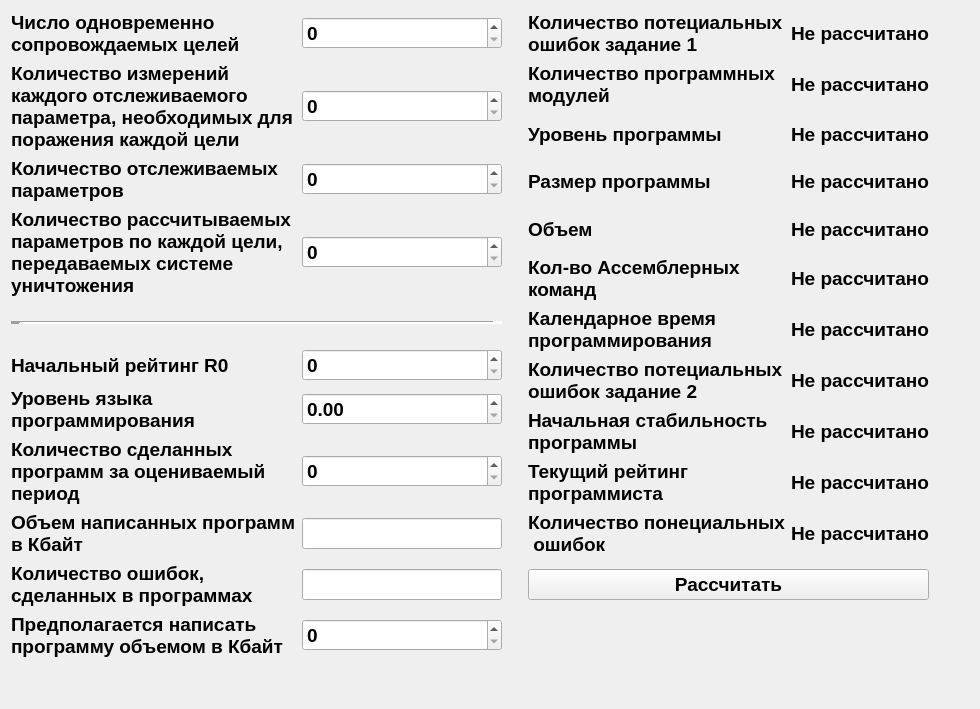
      <widget class="QWidget" name="tab_3">
       <attribute name="title">
        <string>Лаборатораная работа 3</string>
       </attribute>
       <layout class="QGridLayout" name="gridLayout_5">
        <item row="0" column="0">
         <layout class="QGridLayout" name="gridLayout_4">
          <item row="0" column="1">
           <widget class="QSpinBox" name="spinBox_goals">
            <property name="font">
             <font>
              <pointsize>14</pointsize>
              <weight>75</weight>
              <bold>true</bold>
             </font>
            </property>
           </widget>
          </item>
          <item row="6" column="0">
           <widget class="QLabel" name="label_26">
            <property name="font">
             <font>
              <pointsize>14</pointsize>
              <weight>75</weight>
              <bold>true</bold>
             </font>
            </property>
            <property name="text">
             <string>Уровень языка
программирования </string>
            </property>
            <property name="margin">
             <number>10</number>
            </property>
           </widget>
          </item>
          <item row="3" column="0">
           <widget class="QLabel" name="label_24">
            <property name="font">
             <font>
              <pointsize>14</pointsize>
              <weight>75</weight>
              <bold>true</bold>
             </font>
            </property>
            <property name="text">
             <string>Количество рассчитываемых
параметров по каждой цели,
передаваемых системе
уничтожения</string>
            </property>
            <property name="margin">
             <number>10</number>
            </property>
           </widget>
          </item>
          <item row="10" column="0">
           <widget class="QLabel" name="label_29">
            <property name="font">
             <font>
              <pointsize>14</pointsize>
              <weight>75</weight>
              <bold>true</bold>
             </font>
            </property>
            <property name="text">
             <string>Предполагается написать
программу объемом в Кбайт</string>
            </property>
            <property name="margin">
             <number>10</number>
            </property>
           </widget>
          </item>
          <item row="10" column="1">
           <widget class="QSpinBox" name="spinBox_necessaryVolume">
            <property name="font">
             <font>
              <pointsize>14</pointsize>
              <weight>75</weight>
              <bold>true</bold>
             </font>
            </property>
           </widget>
          </item>
          <item row="8" column="1">
           <widget class="QLineEdit" name="lineEdit_volumsOfWritenPr">
            <property name="sizePolicy">
             <sizepolicy hsizetype="Fixed" vsizetype="Fixed">
              <horstretch>0</horstretch>
              <verstretch>0</verstretch>
             </sizepolicy>
            </property>
            <property name="minimumSize">
             <size>
              <width>200</width>
              <height>0</height>
             </size>
            </property>
            <property name="font">
             <font>
              <pointsize>14</pointsize>
              <weight>75</weight>
              <bold>true</bold>
             </font>
            </property>
           </widget>
          </item>
          <item row="7" column="0">
           <widget class="QLabel" name="label_8">
            <property name="font">
             <font>
              <pointsize>14</pointsize>
              <weight>75</weight>
              <bold>true</bold>
             </font>
            </property>
            <property name="lineWidth">
             <number>1</number>
            </property>
            <property name="text">
             <string>Количество сделанных
программ за оцениваемый
период</string>
            </property>
            <property name="margin">
             <number>10</number>
            </property>
           </widget>
          </item>
          <item row="3" column="1">
           <widget class="QSpinBox" name="spinBox_outputParameters">
            <property name="font">
             <font>
              <pointsize>14</pointsize>
              <weight>75</weight>
              <bold>true</bold>
             </font>
            </property>
           </widget>
          </item>
          <item row="9" column="0">
           <widget class="QLabel" name="label_28">
            <property name="font">
             <font>
              <pointsize>14</pointsize>
              <weight>75</weight>
              <bold>true</bold>
             </font>
            </property>
            <property name="text">
             <string>Количество ошибок,
сделанных в программах</string>
            </property>
            <property name="margin">
             <number>10</number>
            </property>
           </widget>
          </item>
          <item row="8" column="0">
           <widget class="QLabel" name="label_27">
            <property name="font">
             <font>
              <pointsize>14</pointsize>
              <weight>75</weight>
              <bold>true</bold>
             </font>
            </property>
            <property name="text">
             <string>Объем написанных программ
в Кбайт</string>
            </property>
            <property name="margin">
             <number>10</number>
            </property>
           </widget>
          </item>
          <item row="5" column="1">
           <widget class="QSpinBox" name="spinBox_initialRating">
            <property name="font">
             <font>
              <pointsize>14</pointsize>
              <weight>75</weight>
              <bold>true</bold>
             </font>
            </property>
           </widget>
          </item>
          <item row="11" column="0">
           <spacer name="verticalSpacer_2">
            <property name="orientation">
             <enum>Qt::Vertical</enum>
            </property>
            <property name="sizeHint" stdset="0">
             <size>
              <width>20</width>
              <height>40</height>
             </size>
            </property>
           </spacer>
          </item>
          <item row="0" column="0">
           <widget class="QLabel" name="label_21">
            <property name="font">
             <font>
              <pointsize>14</pointsize>
              <weight>75</weight>
              <bold>true</bold>
             </font>
            </property>
            <property name="text">
             <string>Число одновременно
сопровождаемых целей</string>
            </property>
            <property name="margin">
             <number>10</number>
            </property>
           </widget>
          </item>
          <item row="4" column="2">
           <spacer name="verticalSpacer_3">
            <property name="orientation">
             <enum>Qt::Vertical</enum>
            </property>
            <property name="sizeType">
             <enum>QSizePolicy::Fixed</enum>
            </property>
            <property name="sizeHint" stdset="0">
             <size>
              <width>20</width>
              <height>40</height>
             </size>
            </property>
           </spacer>
          </item>
          <item row="5" column="0">
           <widget class="QLabel" name="label_25">
            <property name="font">
             <font>
              <pointsize>14</pointsize>
              <weight>75</weight>
              <bold>true</bold>
             </font>
            </property>
            <property name="text">
             <string>Начальный рейтинг R0</string>
            </property>
            <property name="margin">
             <number>10</number>
            </property>
           </widget>
          </item>
          <item row="2" column="0">
           <widget class="QLabel" name="label_23">
            <property name="font">
             <font>
              <pointsize>14</pointsize>
              <weight>75</weight>
              <bold>true</bold>
             </font>
            </property>
            <property name="text">
             <string>Количество отслеживаемых
параметров</string>
            </property>
            <property name="margin">
             <number>10</number>
            </property>
           </widget>
          </item>
          <item row="2" column="4">
           <spacer name="horizontalSpacer_3">
            <property name="orientation">
             <enum>Qt::Horizontal</enum>
            </property>
            <property name="sizeHint" stdset="0">
             <size>
              <width>40</width>
              <height>20</height>
             </size>
            </property>
           </spacer>
          </item>
          <item row="2" column="1">
           <widget class="QSpinBox" name="spinBox_trackedParameters">
            <property name="font">
             <font>
              <pointsize>14</pointsize>
              <weight>75</weight>
              <bold>true</bold>
             </font>
            </property>
           </widget>
          </item>
          <item row="6" column="1">
           <widget class="QDoubleSpinBox" name="doubleSpinBox_levelLang">
            <property name="font">
             <font>
              <pointsize>14</pointsize>
              <weight>75</weight>
              <bold>true</bold>
             </font>
            </property>
           </widget>
          </item>
          <item row="7" column="1">
           <widget class="QSpinBox" name="spinBox_numberOfPrograms">
            <property name="font">
             <font>
              <pointsize>14</pointsize>
              <weight>75</weight>
              <bold>true</bold>
             </font>
            </property>
           </widget>
          </item>
          <item row="9" column="1">
           <widget class="QLineEdit" name="lineEdit_numOfErrors">
            <property name="sizePolicy">
             <sizepolicy hsizetype="Fixed" vsizetype="Fixed">
              <horstretch>0</horstretch>
              <verstretch>0</verstretch>
             </sizepolicy>
            </property>
            <property name="minimumSize">
             <size>
              <width>200</width>
              <height>0</height>
             </size>
            </property>
            <property name="font">
             <font>
              <pointsize>14</pointsize>
              <weight>75</weight>
              <bold>true</bold>
             </font>
            </property>
           </widget>
          </item>
          <item row="4" column="0" colspan="2">
           <widget class="Line" name="line_2">
            <property name="lineWidth">
             <number>10</number>
            </property>
            <property name="orientation">
             <enum>Qt::Horizontal</enum>
            </property>
           </widget>
          </item>
          <item row="1" column="1">
           <widget class="QSpinBox" name="spinBox_measurements">
            <property name="font">
             <font>
              <pointsize>14</pointsize>
              <weight>75</weight>
              <bold>true</bold>
             </font>
            </property>
           </widget>
          </item>
          <item row="1" column="0">
           <widget class="QLabel" name="label_22">
            <property name="font">
             <font>
              <pointsize>14</pointsize>
              <weight>75</weight>
              <bold>true</bold>
             </font>
            </property>
            <property name="text">
             <string>Количество измерений
каждого отслеживаемого
параметра, необходимых для
поражения каждой цели</string>
            </property>
            <property name="margin">
             <number>10</number>
            </property>
           </widget>
          </item>
          <item row="0" column="3" rowspan="9">
           <layout class="QGridLayout" name="gridLayout_9">
            <item row="6" column="1">
             <widget class="QLabel" name="label_calendarTimeProgramming">
              <property name="font">
               <font>
                <pointsize>14</pointsize>
                <weight>75</weight>
                <bold>true</bold>
               </font>
              </property>
              <property name="text">
               <string>Не рассчитано</string>
              </property>
              <property name="margin">
               <number>10</number>
              </property>
             </widget>
            </item>
            <item row="1" column="1">
             <widget class="QLabel" name="label_countProgramModules">
              <property name="font">
               <font>
                <pointsize>14</pointsize>
                <weight>75</weight>
                <bold>true</bold>
               </font>
              </property>
              <property name="text">
               <string>Не рассчитано</string>
              </property>
              <property name="margin">
               <number>10</number>
              </property>
             </widget>
            </item>
            <item row="5" column="1">
             <widget class="QLabel" name="label_countAssemblerCommand">
              <property name="font">
               <font>
                <pointsize>14</pointsize>
                <weight>75</weight>
                <bold>true</bold>
               </font>
              </property>
              <property name="text">
               <string>Не рассчитано</string>
              </property>
              <property name="margin">
               <number>10</number>
              </property>
             </widget>
            </item>
            <item row="0" column="1">
             <widget class="QLabel" name="label_countPotencialErrors_task1">
              <property name="font">
               <font>
                <pointsize>14</pointsize>
                <weight>75</weight>
                <bold>true</bold>
               </font>
              </property>
              <property name="text">
               <string>Не рассчитано</string>
              </property>
              <property name="margin">
               <number>10</number>
              </property>
             </widget>
            </item>
            <item row="5" column="0">
             <widget class="QLabel" name="label_35">
              <property name="font">
               <font>
                <pointsize>14</pointsize>
                <weight>75</weight>
                <bold>true</bold>
               </font>
              </property>
              <property name="text">
               <string>Кол-во Ассемблерных
команд</string>
              </property>
              <property name="margin">
               <number>10</number>
              </property>
             </widget>
            </item>
            <item row="11" column="1">
             <widget class="QLabel" name="label_countPotencialErrors">
              <property name="font">
               <font>
                <pointsize>14</pointsize>
                <weight>75</weight>
                <bold>true</bold>
               </font>
              </property>
              <property name="text">
               <string>Не рассчитано</string>
              </property>
              <property name="margin">
               <number>10</number>
              </property>
             </widget>
            </item>
            <item row="6" column="0">
             <widget class="QLabel" name="label_31">
              <property name="font">
               <font>
                <pointsize>14</pointsize>
                <weight>75</weight>
                <bold>true</bold>
               </font>
              </property>
              <property name="text">
               <string>Календарное время
программирования</string>
              </property>
              <property name="margin">
               <number>10</number>
              </property>
             </widget>
            </item>
            <item row="0" column="0">
             <widget class="QLabel" name="label_9">
              <property name="font">
               <font>
                <pointsize>14</pointsize>
                <weight>75</weight>
                <bold>true</bold>
               </font>
              </property>
              <property name="text">
               <string>Количество потециальных
ошибок задание 1</string>
              </property>
              <property name="margin">
               <number>10</number>
              </property>
             </widget>
            </item>
            <item row="7" column="1">
             <widget class="QLabel" name="label_countPotencialErrors_task2">
              <property name="font">
               <font>
                <pointsize>14</pointsize>
                <weight>75</weight>
                <bold>true</bold>
               </font>
              </property>
              <property name="text">
               <string>Не рассчитано</string>
              </property>
              <property name="margin">
               <number>10</number>
              </property>
             </widget>
            </item>
            <item row="4" column="0">
             <widget class="QLabel" name="label_34">
              <property name="font">
               <font>
                <pointsize>14</pointsize>
                <weight>75</weight>
                <bold>true</bold>
               </font>
              </property>
              <property name="text">
               <string>Объем</string>
              </property>
              <property name="margin">
               <number>10</number>
              </property>
             </widget>
            </item>
            <item row="2" column="1">
             <widget class="QLabel" name="label_programLevel">
              <property name="font">
               <font>
                <pointsize>14</pointsize>
                <weight>75</weight>
                <bold>true</bold>
               </font>
              </property>
              <property name="text">
               <string>Не рассчитано</string>
              </property>
              <property name="margin">
               <number>10</number>
              </property>
             </widget>
            </item>
            <item row="11" column="0">
             <widget class="QLabel" name="label_43">
              <property name="font">
               <font>
                <pointsize>14</pointsize>
                <weight>75</weight>
                <bold>true</bold>
               </font>
              </property>
              <property name="text">
               <string>Количество понециальных
 ошибок</string>
              </property>
              <property name="margin">
               <number>10</number>
              </property>
             </widget>
            </item>
            <item row="10" column="0">
             <widget class="QLabel" name="label_42">
              <property name="font">
               <font>
                <pointsize>14</pointsize>
                <weight>75</weight>
                <bold>true</bold>
               </font>
              </property>
              <property name="text">
               <string>Текущий рейтинг 
программиста</string>
              </property>
              <property name="margin">
               <number>10</number>
              </property>
             </widget>
            </item>
            <item row="8" column="1">
             <widget class="QLabel" name="label_startStabilityProgram">
              <property name="font">
               <font>
                <pointsize>14</pointsize>
                <weight>75</weight>
                <bold>true</bold>
               </font>
              </property>
              <property name="text">
               <string>Не рассчитано</string>
              </property>
              <property name="margin">
               <number>10</number>
              </property>
             </widget>
            </item>
            <item row="4" column="1">
             <widget class="QLabel" name="label_voulmeProgram">
              <property name="font">
               <font>
                <pointsize>14</pointsize>
                <weight>75</weight>
                <bold>true</bold>
               </font>
              </property>
              <property name="text">
               <string>Не рассчитано</string>
              </property>
              <property name="margin">
               <number>10</number>
              </property>
             </widget>
            </item>
            <item row="10" column="1">
             <widget class="QLabel" name="label_currentRaitingProgrammer">
              <property name="font">
               <font>
                <pointsize>14</pointsize>
                <weight>75</weight>
                <bold>true</bold>
               </font>
              </property>
              <property name="text">
               <string>Не рассчитано</string>
              </property>
              <property name="margin">
               <number>10</number>
              </property>
             </widget>
            </item>
            <item row="7" column="0">
             <widget class="QLabel" name="label_39">
              <property name="font">
               <font>
                <pointsize>14</pointsize>
                <weight>75</weight>
                <bold>true</bold>
               </font>
              </property>
              <property name="text">
               <string>Количество потециальных
ошибок задание 2</string>
              </property>
              <property name="margin">
               <number>10</number>
              </property>
             </widget>
            </item>
            <item row="1" column="0">
             <widget class="QLabel" name="label_30">
              <property name="font">
               <font>
                <pointsize>14</pointsize>
                <weight>75</weight>
                <bold>true</bold>
               </font>
              </property>
              <property name="text">
               <string>Количество программных
модулей</string>
              </property>
              <property name="margin">
               <number>10</number>
              </property>
             </widget>
            </item>
            <item row="8" column="0">
             <widget class="QLabel" name="label_40">
              <property name="font">
               <font>
                <pointsize>14</pointsize>
                <weight>75</weight>
                <bold>true</bold>
               </font>
              </property>
              <property name="text">
               <string>Начальная стабильность
программы</string>
              </property>
              <property name="margin">
               <number>10</number>
              </property>
             </widget>
            </item>
            <item row="2" column="0">
             <widget class="QLabel" name="label_32">
              <property name="font">
               <font>
                <pointsize>14</pointsize>
                <weight>75</weight>
                <bold>true</bold>
               </font>
              </property>
              <property name="text">
               <string>Уровень программы</string>
              </property>
              <property name="margin">
               <number>10</number>
              </property>
             </widget>
            </item>
            <item row="3" column="0">
             <widget class="QLabel" name="label_41">
              <property name="font">
               <font>
                <pointsize>14</pointsize>
                <weight>75</weight>
                <bold>true</bold>
               </font>
              </property>
              <property name="text">
               <string>Размер программы</string>
              </property>
              <property name="margin">
               <number>10</number>
              </property>
             </widget>
            </item>
            <item row="3" column="1">
             <widget class="QLabel" name="label_lengthProgram">
              <property name="font">
               <font>
                <pointsize>14</pointsize>
                <weight>75</weight>
                <bold>true</bold>
               </font>
              </property>
              <property name="text">
               <string>Не рассчитано</string>
              </property>
              <property name="margin">
               <number>10</number>
              </property>
             </widget>
            </item>
           </layout>
          </item>
          <item row="9" column="3">
           <widget class="QPushButton" name="pushButton_calulateLab3">
            <property name="font">
             <font>
              <pointsize>14</pointsize>
              <weight>75</weight>
              <bold>true</bold>
             </font>
            </property>
            <property name="text">
             <string>Рассчитать</string>
            </property>
           </widget>
          </item>
         </layout>
        </item>
       </layout>
      </widget>
